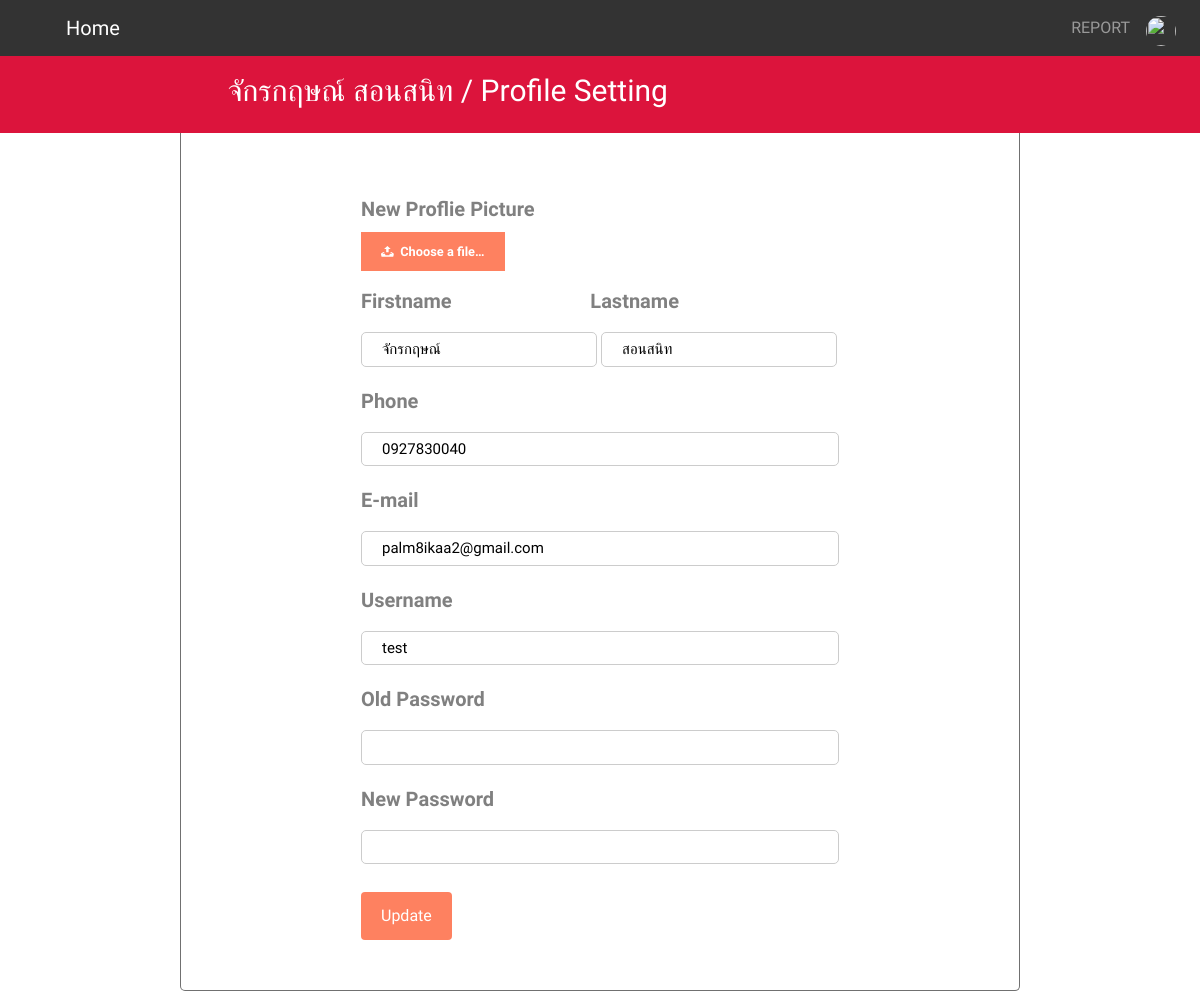
The page /?page=edit (signed in) on the database its author committed.
### tables this page shows
CREATE TABLE `user` (
  `user_id` int(10) NOT NULL,
  `firstname` varchar(255) NOT NULL,
  `lastname` varchar(255) NOT NULL,
  `username` varchar(255) NOT NULL,
  `password` varchar(255) NOT NULL,
  `email` varchar(255) NOT NULL,
  `phone` varchar(255) NOT NULL,
  `role` varchar(255) NOT NULL,
  `image` varchar(255) NOT NULL
);

### content/change.php (the view, shortened to what this page needs)
<?php
  $username = $_SESSION['username'];
  $query = mysqli_query($conn, "SELECT * FROM user WHERE username = '$username'");
  $result = mysqli_fetch_assoc($query);
  $firstname = $result['firstname'];
  $lastname = $result['lastname'];
  $phone = $result['phone'];
  $email = $result['email'];
?>
<body>
    <div class="nav2">
        <?php echo '<h1>' . $firstname . ' ' . $lastname . ' / ' . 'Profile Setting' . '</h1>'  ?>
    </div>
    <div class="ed-box">
            <form method='post' enctype="multipart/form-data">
                <label for='npwd'><b>New Proflie Picture</b></label><br>
                <div class="div-up">
                  <label for="file-1"> <span>Choose a file&hellip;</span></label>
                </div>
                <label for="fname"><b>Firstname</b></label><label for='lname'><b>Lastname</b></label><br>
                <input type="text" name="firstname" class="change-input-1" value="<?php echo($firstname) ?>" required>
                <input type="text" name="lastname" class="change-input-1" value="<?php echo($lastname) ?>" required><br>
                <label for="Phone"><b>Phone</b></label><br>
                <input type="text" name="phone" class="change-input-2" value="<?php echo($phone) ?>" required><br>
                <label for="email"><b>E-mail</b></label><br>
                <input type="email" name="email" class="change-input-2" value="<?php echo($email) ?>" required><br>
                <label for='uname'><b>Username</b></label><br>
                <input type="text" name="uname" class="change-input-2" value="<?php echo($username) ?>" required><br>
                <label for='opwd'><b>Old Password</b></label><br>
                <input type="password" name="opwd" class="change-input-2" required><br>
                <label for='npwd'><b>New Password</b></label><br>
                <input type="password" name="npwd" class="change-input-2" required><br>
                <input type="submit" value="Update">
            </form>
        </div>
</body>
</html>

### src/css/mystyle.css (style rules this page uses)
* { font-family: 'Kanit', sans-serif !important; }
.div-up { width: 100%; }

### src/css/register.css (style rules this page uses)
* { margin: 0px; padding: 0px; box-sizing: border-box; }
body, html { height: 100%; font-family: 'kanit', sans-serif; }
h1,h2,h3,h4,h5,h6 { margin: 0px; }
input { outline: none; border: none; }
.div-up { width: 100%; }

### src/css/change.css (style rules this page uses)
body { margin: 0; background-size: 100%; background-repeat: no-repeat; background-position: right top; background-attachment: fixed; font-family: 'Kanit', sans-serif; }
.nav2 { background-color: crimson; padding: 2.5px; overflow: hidden; }
.nav2 h1 { color: white; padding: 14px 16px; font-size: 30px; margin-left: 17.5%; text-decoration: none; float: left; }
.ed-box { width: 70%; border-left: solid #707070 1px; border-right: solid #707070 1px; border-bottom: solid #707070 1px; margin-left: 15%; margin-right: 15%; padding-top: 50px; padding-bottom: 50px; padding-left: 15%; padding-right: 15%; text-align: left; background-color: #ffffff; box-sizing: border-box; border-radius: 0px 0px 5px 5px; }
.change-input-1 { width: 49.4%; padding: 5px 20px; margin: 8px 0; display: inline-block; border: 1px solid #ccc; border-radius: 5px; box-sizing: border-box; font-size: 15px; }
.change-input-2 { width: 100%; padding: 5px 20px; margin: 8px 0; display: inline-block; border: 1px solid #ccc; border-radius: 5px; box-sizing: border-box; font-size: 15px; }
label[for='fname'] { margin-right: 29%; font-size: 20px; color: grey; }
label[for='lname'] { margin-right:28%; font-size: 20px; color: grey; }
label[for='Phone'] { padding-top: 11px; font-size: 20px; color: grey; }
label[for='email'] { padding-top: 11px; font-size: 20px; color:grey; }
label[for='npwd'] { padding-top: 11px; font-size: 20px; color:grey; }
label[for='opwd'] { padding-top: 11px; font-size: 20px; color:grey; }
label[for='uname'] { padding-top: 11px; font-size:20px; color:grey; }
input[type='submit'] { margin-right: 65%; opacity: 1; background-color: #FE8160; color: white; padding: 12px 20px; margin-top: 20px; border: none; cursor: pointer; border-radius: 4px; }

### src/css/shopedit.css (style rules this page uses)
body { margin: 0; background-color: red; background-size: 100%; background-repeat: no-repeat; background-position: right top; background-attachment: fixed; font-family: 'Kanit', sans-serif; }

### src/css/shopinfo.css (style rules this page uses)
* { box-sizing: border-box; }
body { margin: 0; padding: 0; background-color: red; background-size: 100%; background-repeat: no-repeat; background-position: right top; background-attachment: fixed; font-family: 'Kanit', sans-serif; }
input[type='submit'] { margin-right: 64.5%; opacity: 1; background-color: #FE8160; color: white; padding: 12px 20px; margin-top: 20px; border: none; cursor: pointer; border-radius: 4px; }

### src/css/demo.css (style rules this page uses)
*, *:after, *:before { -webkit-box-sizing: border-box; box-sizing: border-box; }
body { font-family: Avenir, 'Helvetica Neue', 'Lato', 'Segoe UI', Helvetica, Arial, sans-serif; color: #4b0f31; background-color: #f1e5e6; -webkit-font-smoothing: antialiased; -moz-osx-font-smoothing: grayscale; }

### src/css/component.css (style rules this page uses)
.inputfile + label { font-size: 0.8rem; font-weight: 700; text-overflow: ellipsis; white-space: nowrap; cursor: pointer; display: inline-block; overflow: hidden; padding: 0.625rem 1.25rem; }
.inputfile + label svg { width: 1em; height: 1em; vertical-align: middle; fill: currentColor; margin-top: -0.25em; margin-right: 0.25em; }
.inputfile-1 + label { color: white; background-color: #FE8160; }

### rows shown on the page
user: firstname "จักรกฤษณ์", lastname "สอนสนิท", phone "0927830040", email "palm8ikaa2@gmail.com"
